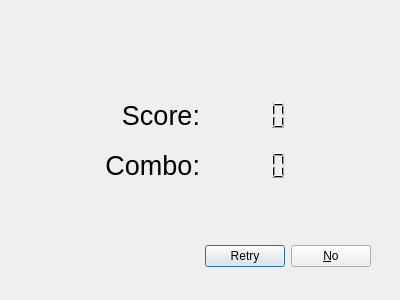
<?xml version="1.0" encoding="UTF-8"?>
<ui version="4.0">
 <class>Result</class>
 <widget class="QDialog" name="Result">
  <property name="geometry">
   <rect>
    <x>0</x>
    <y>0</y>
    <width>400</width>
    <height>300</height>
   </rect>
  </property>
  <property name="windowTitle">
   <string>Dialog</string>
  </property>
  <widget class="QDialogButtonBox" name="buttonBox">
   <property name="geometry">
    <rect>
     <x>30</x>
     <y>240</y>
     <width>341</width>
     <height>32</height>
    </rect>
   </property>
   <property name="orientation">
    <enum>Qt::Horizontal</enum>
   </property>
   <property name="standardButtons">
    <set>QDialogButtonBox::No|QDialogButtonBox::Retry</set>
   </property>
  </widget>
  <widget class="QLCDNumber" name="ScoreLCD">
   <property name="geometry">
    <rect>
     <x>200</x>
     <y>100</y>
     <width>100</width>
     <height>30</height>
    </rect>
   </property>
   <property name="frameShape">
    <enum>QFrame::NoFrame</enum>
   </property>
  </widget>
  <widget class="QLabel" name="Score">
   <property name="geometry">
    <rect>
     <x>100</x>
     <y>100</y>
     <width>100</width>
     <height>30</height>
    </rect>
   </property>
   <property name="font">
    <font>
     <pointsize>20</pointsize>
    </font>
   </property>
   <property name="text">
    <string>Score:</string>
   </property>
   <property name="alignment">
    <set>Qt::AlignRight|Qt::AlignTrailing|Qt::AlignVCenter</set>
   </property>
  </widget>
  <widget class="QLabel" name="Combo">
   <property name="geometry">
    <rect>
     <x>100</x>
     <y>150</y>
     <width>100</width>
     <height>30</height>
    </rect>
   </property>
   <property name="font">
    <font>
     <pointsize>20</pointsize>
    </font>
   </property>
   <property name="text">
    <string>Combo:</string>
   </property>
   <property name="alignment">
    <set>Qt::AlignRight|Qt::AlignTrailing|Qt::AlignVCenter</set>
   </property>
  </widget>
  <widget class="QLCDNumber" name="ComboLCD">
   <property name="geometry">
    <rect>
     <x>200</x>
     <y>150</y>
     <width>100</width>
     <height>30</height>
    </rect>
   </property>
   <property name="frameShape">
    <enum>QFrame::NoFrame</enum>
   </property>
  </widget>
 </widget>
 <resources/>
 <connections>
  <connection>
   <sender>buttonBox</sender>
   <signal>accepted()</signal>
   <receiver>Result</receiver>
   <slot>accept()</slot>
   <hints>
    <hint type="sourcelabel">
     <x>248</x>
     <y>254</y>
    </hint>
    <hint type="destinationlabel">
     <x>157</x>
     <y>274</y>
    </hint>
   </hints>
  </connection>
  <connection>
   <sender>buttonBox</sender>
   <signal>rejected()</signal>
   <receiver>Result</receiver>
   <slot>reject()</slot>
   <hints>
    <hint type="sourcelabel">
     <x>316</x>
     <y>260</y>
    </hint>
    <hint type="destinationlabel">
     <x>286</x>
     <y>274</y>
    </hint>
   </hints>
  </connection>
 </connections>
</ui>
